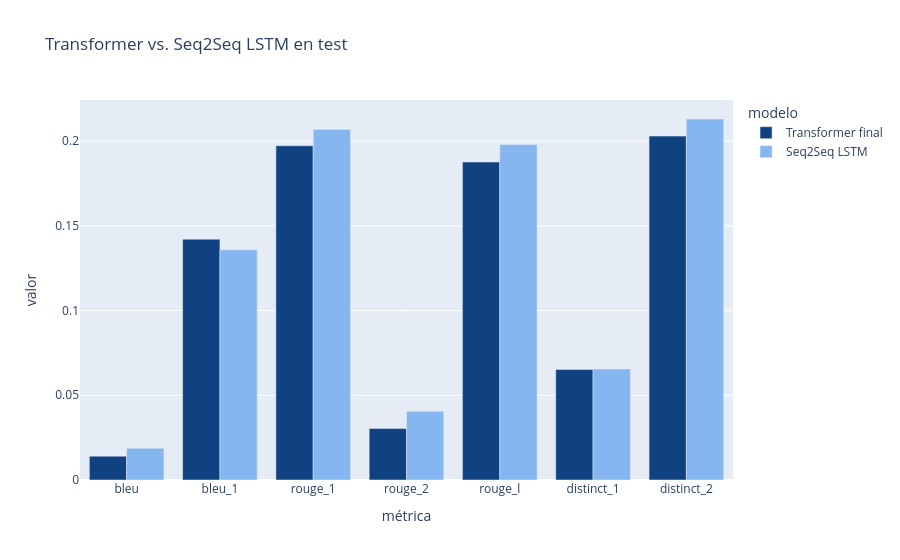

The cell this chart's notebook holds for it:
### Code cell
# ============================================================
# Gráfico de métricas: Transformer vs. Seq2Seq LSTM
# ============================================================
metricas_grafico = ["bleu", "bleu_1", "rouge_1", "rouge_2", "rouge_l", "distinct_1", "distinct_2"]
datos_comparacion = comparacion[metricas_grafico].reset_index().melt(id_vars="modelo", var_name="metrica", value_name="valor")
fig = px.bar(datos_comparacion, x="metrica", y="valor", color="modelo", barmode="group",
             color_discrete_sequence=[COLORES[0], COLORES[2]], title="Transformer vs. Seq2Seq LSTM en test",
             labels={"metrica": "métrica"})
fig.show()

### Figure 1 — Plotly figure (JSON) as saved in the notebook; plotly's stock layout.template omitted (floating-point values rounded to 4 significant figures)
{"data": [{"alignmentgroup": "True", "hovertemplate": "modelo=Transformer final<br>métrica=%{x}<br>valor=%{y}<extra></extra>", "legendgroup": "Transformer final", "marker": {"color": "#104281", "pattern": {"shape": ""}}, "name": "Transformer final", "offsetgroup": "Transformer final", "orientation": "v", "showlegend": true, "textposition": "auto", "x": ["bleu", "bleu_1", "rouge_1", "rouge_2", "rouge_l", "distinct_1", "distinct_2"], "xaxis": "x", "y": [0.01406, 0.1421, 0.1973, 0.03035, 0.1877, 0.06519, 0.203], "yaxis": "y", "type": "bar"}, {"alignmentgroup": "True", "hovertemplate": "modelo=Seq2Seq LSTM<br>métrica=%{x}<br>valor=%{y}<extra></extra>", "legendgroup": "Seq2Seq LSTM", "marker": {"color": "#86B6EF", "pattern": {"shape": ""}}, "name": "Seq2Seq LSTM", "offsetgroup": "Seq2Seq LSTM", "orientation": "v", "showlegend": true, "textposition": "auto", "x": ["bleu", "bleu_1", "rouge_1", "rouge_2", "rouge_l", "distinct_1", "distinct_2"], "xaxis": "x", "y": [0.01868, 0.1359, 0.2069, 0.04061, 0.198, 0.06549, 0.2131], "yaxis": "y", "type": "bar"}], "layout": {"xaxis": {"anchor": "y", "domain": [0, 1], "title": {"text": "métrica"}}, "yaxis": {"anchor": "x", "domain": [0, 1], "title": {"text": "valor"}}, "legend": {"title": {"text": "modelo"}, "tracegroupgap": 0}, "title": {"text": "Transformer vs. Seq2Seq LSTM en test"}, "barmode": "group"}}
